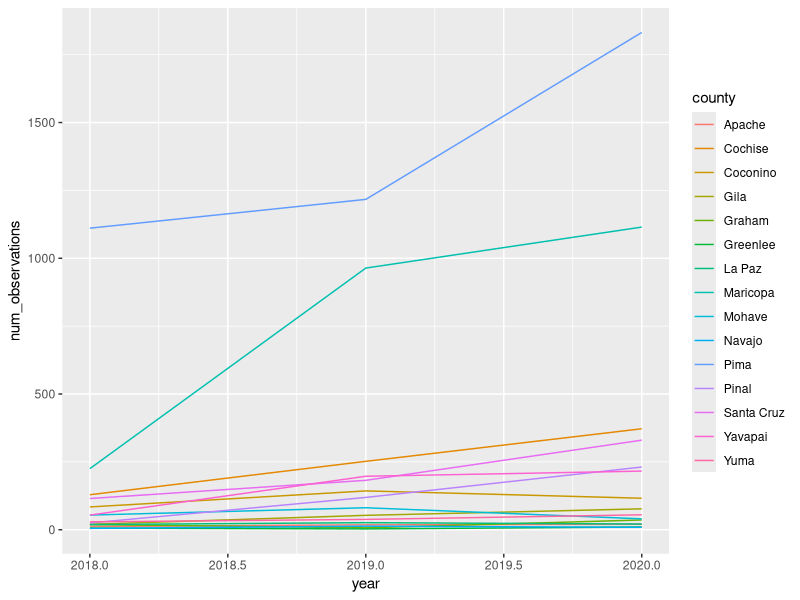
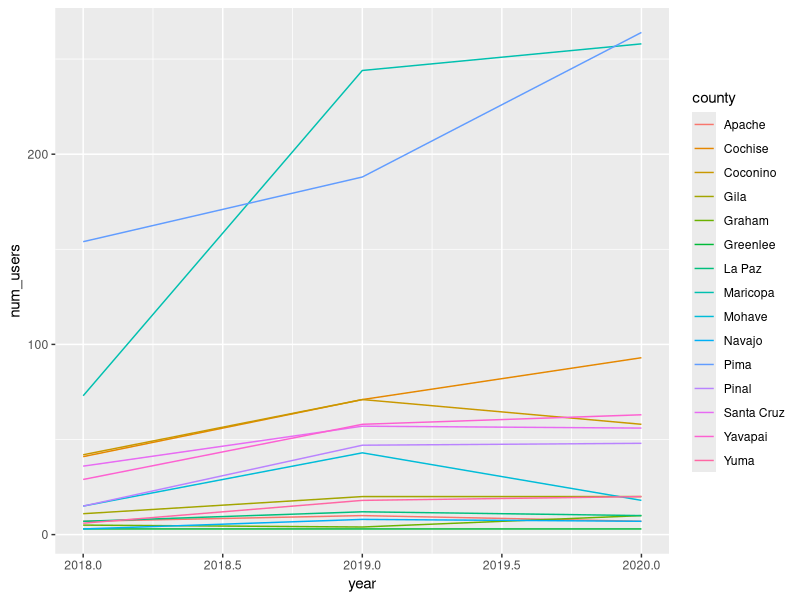
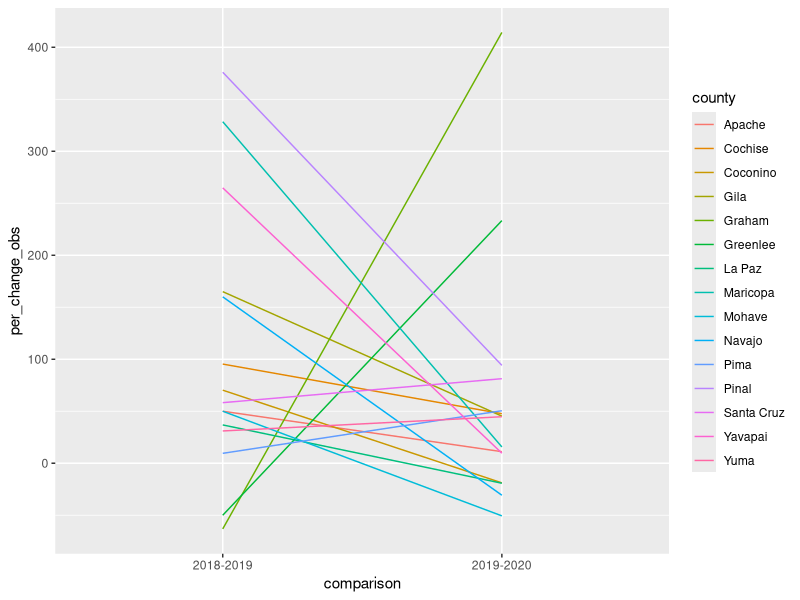
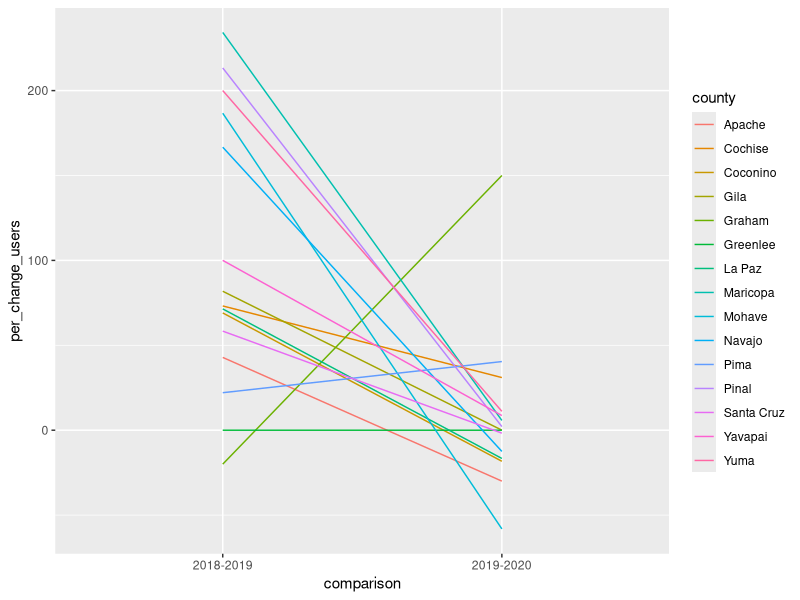

These charts were generated, in order, by the following R code:
# Analyses of Arizona iNat data re COVID19 (%change by county)
# Kathleen L Prudic
# klprudic@arizona.edu
# created 2020-07-09

# Remove wonton variables 
rm(list = ls())

# Load additional packages
library(tidyverse)
library(lubridate)

# Load data 
arizona_obs <- read_csv(file = "data/2018-2020-iNat-Arizona.csv")

# Filter data to have months March, April, May only
arizona_spring <- arizona_obs %>%
  filter(month(observed_on) %in% c(3, 4, 5))

# Count number of unique users and observations by county for 2018, 2019, 2020
# Column names are county, year, users, observations
arizona_counts <- arizona_spring %>%
  group_by(place_county_name, year(observed_on)) %>%
  summarize(num_observations = n(), 
            num_users = length(unique(user_id)))

# Rename columns from place_county_name to county and year(observed_on) to year
arizona_counts <- arizona_counts %>% 
  rename(county = place_county_name, 
         year = "year(observed_on)")

# Plot number of observations 
obs_plot <- ggplot(data = arizona_counts, mapping = aes(x = year, 
                                                        y = num_observations,
                                                        group = county, 
                                                        color = county)) +
  geom_line()
obs_plot

# Plot number of users
users_plot <- ggplot(data = arizona_counts, mapping = aes (x = year, 
                                                           y = num_users,
                                                           group = county,
                                                           color = county)) +
  geom_line()
users_plot

# Calculate percent change in observations 2018-2019 and 2019-2020 
# by spring (Mar-May) and county
# ((observations in year t/ observations in year t-1) -1) * 100

arizona_obs_change <- arizona_counts %>% 
  mutate(prev_obs = lag(num_observations)) %>%
  filter(!is.na(prev_obs)) %>%
  mutate(per_change_obs = (((num_observations/prev_obs)-1) * 100)) %>%
  select(-prev_obs) %>% 
  mutate(comparison = if_else(year == 2019, 
                              true = "2018-2019", 
                              false = "2019-2020"))

# Plot percent change in observations
change_obs_plot <- ggplot(data = arizona_obs_change, 
                          mapping = aes(x = comparison, 
                                        y = per_change_obs,
                                        group = county, 
                                        color = county)) +
  geom_line()
change_obs_plot


# Calculate percent change in users 2018-2019 and 2019-2020 
# by spring (Mar-May) and county

arizona_users_change <- arizona_counts %>% 
  mutate(prev_users = lag(num_users)) %>%
  filter(!is.na(prev_users)) %>%
  mutate(per_change_users = (((num_users/prev_users)-1) * 100)) %>%
  select(-prev_users) %>% 
  mutate(comparison = if_else(year == 2019, 
                              true = "2018-2019", 
                              false = "2019-2020"))

# Plot percent change in users

change_users_plot <- ggplot(data = arizona_users_change, 
                          mapping = aes(x = comparison, 
                                        y = per_change_users,
                                        group = county, 
                                        color = county)) +
  geom_line()
change_users_plot

# Create dataframe for observations t test
arizona_obs_ttest <- arizona_obs_change %>% 
  select(county, year, per_change_obs) %>%
  pivot_wider(names_from = year, values_from = per_change_obs)

# t test on change in growth in observations

obs_t_test <- t.test(x = arizona_obs_ttest$`2019`, 
                     y = arizona_obs_ttest$`2020`, 
                     paired = TRUE)

# Create dataframe for users t test
arizona_users_ttest <- arizona_users_change %>% 
  select(county, year, per_change_users) %>%
  pivot_wider(names_from = year, values_from = per_change_users)

# t test on change in growth in observations

users_t_test <- t.test(x = arizona_users_ttest$`2019`, 
                     y = arizona_users_ttest$`2020`, 
                     paired = TRUE)

